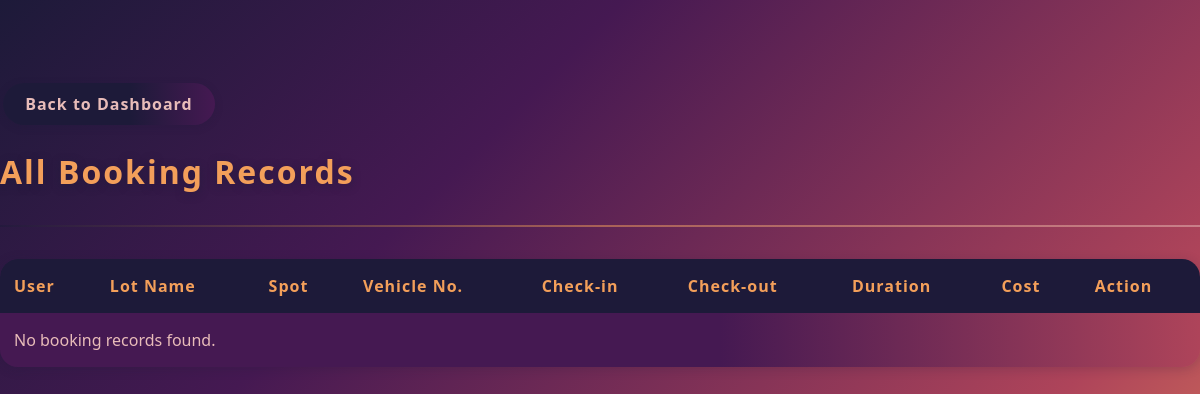
The page /admin/bookings (signed in) on the database as committed earlier.
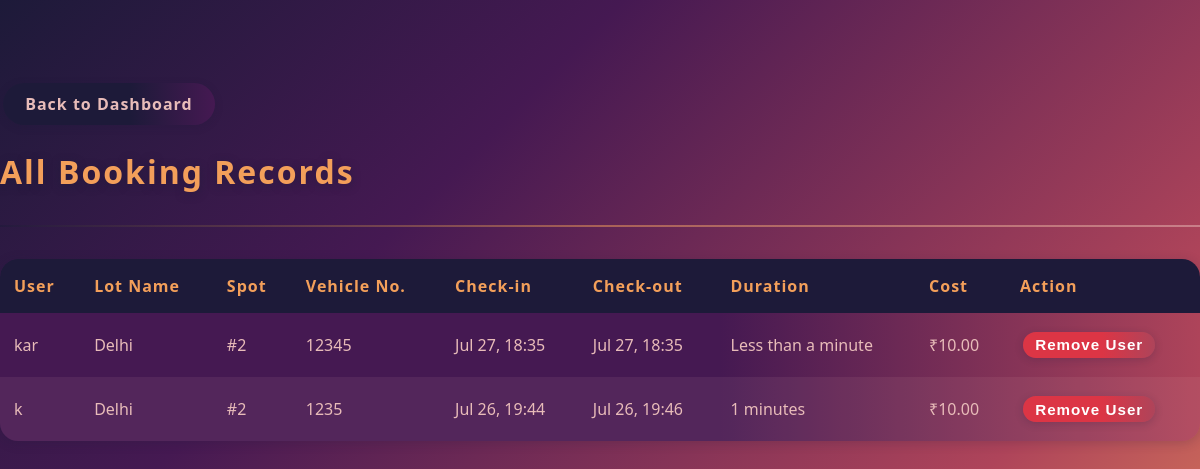
The same page on the database as committed later.
### models/models.py (models this page shows)
class Booking(db.Model):
    __tablename__ = 'bookings'
    id = db.Column(db.Integer, primary_key=True)
    vehicle_number = db.Column(db.String(20), nullable=False)
    check_in_time = db.Column(db.DateTime, nullable=False, default=datetime.utcnow)
    check_out_time = db.Column(db.DateTime, nullable=True)
    total_cost = db.Column(db.Float, nullable=True)
    user_id = db.Column(db.Integer, db.ForeignKey('users.id'), nullable=False)
    spot_id = db.Column(db.Integer, db.ForeignKey('parking_spots.id'), nullable=False)

class User(db.Model):
    __tablename__ = 'users'
    id = db.Column(db.Integer, primary_key=True)
    username = db.Column(db.String(80), unique=True, nullable=False)
    email = db.Column(db.String(120), unique=True, nullable=False)
    password = db.Column(db.String(128), nullable=False)
    is_admin = db.Column(db.Boolean, default=False, nullable=False)
    bookings = db.relationship('Booking', backref='user', lazy=True)

class ParkingLot(db.Model):
    __tablename__ = 'parking_lots'
    id = db.Column(db.Integer, primary_key=True)
    name = db.Column(db.String(100), nullable=False)
    address = db.Column(db.String(200), nullable=False)
    pincode = db.Column(db.String(10), nullable=False)
    price_per_hour = db.Column(db.Float, nullable=False)
    capacity = db.Column(db.Integer, nullable=False)
    spots = db.relationship('ParkingSpot', backref='parking_lot', lazy=True, cascade="all, delete-orphan")

class ParkingSpot(db.Model):
    __tablename__ = 'parking_spots'
    id = db.Column(db.Integer, primary_key=True)
    spot_number = db.Column(db.Integer, nullable=False)
    status = db.Column(db.String(1), default='A', nullable=False)
    lot_id = db.Column(db.Integer, db.ForeignKey('parking_lots.id'), nullable=False)
    bookings = db.relationship('Booking', backref='parking_spot', lazy=True)

### app.py (the view)
@app.route('/admin/bookings')
def admin_all_bookings():
    if not session.get('is_admin'):
        flash("Admin access required.", "error")
        return redirect(url_for('login'))
    all_bookings = Booking.query.filter(Booking.check_out_time.isnot(None)).order_by(Booking.check_out_time.desc()).all()
    for booking in all_bookings:
        booking.duration_str = format_duration(booking)
    return render_template('admin_all_bookings.html', bookings=all_bookings)

### app.py (called while the page is built)
@app.context_processor
def inject_current_user():
    user_id = session.get('user_id')
    user = None
    if user_id:
        user = User.query.get(user_id)
    return dict(current_user=user)

def format_duration(booking):
    if not (booking.check_out_time and booking.check_in_time):
        return "N/A"
    delta = booking.check_out_time - booking.check_in_time
    total_seconds = delta.total_seconds()
    days, remainder = divmod(total_seconds, (24*60*60))
    hours, remainder = divmod(remainder, (60*60))
    minutes, remainder = divmod(remainder, 60)
    parts = ""
    if days > 0:
        parts += (f"{int(days)} days ")
    if hours > 0:
        parts += (f"{int(hours)} hours ")
    if minutes > 0:
        parts += (f"{int(minutes)} minutes")
    if parts:
        return parts
    else:
        return "Less than a minute"

### templates/admin_all_bookings.html (shortened to what this page needs)
<!DOCTYPE html>
<html lang="en">
<head>
    <link rel="stylesheet" href="{{ url_for('static', filename='css/styles.css') }}">
</head>
<body>
    <div>
        <a href="{{ url_for('admin_dashboard') }}" class="btn btn-primary"> Back to Dashboard</a>
    </div>
    <h1>All Booking Records</h1>
    <hr>
    <table>
        <thead>
            <tr>
                <th>User</th>
                <th>Lot Name</th>
                <th>Spot</th>
                <th>Vehicle No.</th>
                <th>Check-in</th>
                <th>Check-out</th>
                <th>Duration</th>
                <th>Cost</th>
                <th>Action</th>
            </tr>
        </thead>
        <tbody>
            {% for booking in bookings %}
            <tr>
                <td>{{ booking.user.username }}</td>
                <td>{{ booking.parking_spot.parking_lot.name }}</td>
                <td>#{{ booking.parking_spot.spot_number }}</td>
                <td>{{ booking.vehicle_number }}</td>
                <td>{{ booking.check_in_time.strftime('%b %d, %H:%M') }}</td>
                <td>{{ booking.check_out_time.strftime('%b %d, %H:%M') }}</td>
                <td>{{ booking.duration_str }}</td>
                <td>₹{{ '%.2f'|format(booking.total_cost) }}</td>
                <td>
                    <form method="POST" action="{{ url_for('remove_user', user_id=booking.user.id) }}" onsubmit="return confirm('Are you sure you want to remove this user?');">
                        <button type="submit" class="btn btn-danger" style="padding:0.3em 0.8em; font-size:0.95em;">Remove User</button>
                    </form>
                </td>
            </tr>
            {% else %}
            <tr>
                <td colspan="9">No booking records found.</td>
            </tr>
            {% endfor %}
        </tbody>
    </table>
</body>
</html>

Rows that differ between the two databases and show on the page:
added Booking: user.username "kar", parking_spot.parking_lot.name "Delhi", parking_spot.spot_number "2", vehicle_number "12345", check_in_time "Jul 27, 18:35", check_out_time "Jul 27, 18:35", duration_str "Less than a minute", total_cost "10.00"
added Booking: user.username "k", parking_spot.parking_lot.name "Delhi", parking_spot.spot_number "2", vehicle_number "1235", check_in_time "Jul 26, 19:44", check_out_time "Jul 26, 19:46", duration_str "1 minutes", total_cost "10.00"
Other text that changed with them:
text no longer shown: "No booking records found."
